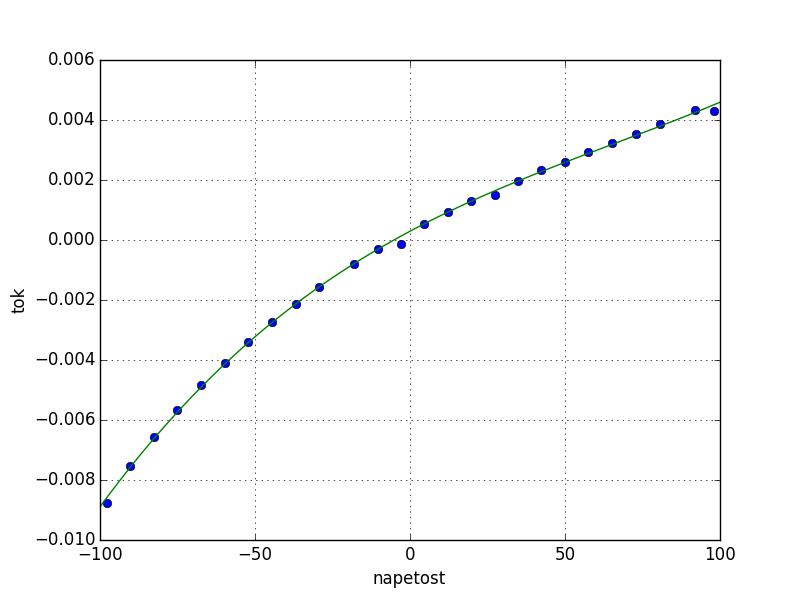

Write Python code to recreate this figure.
from scipy.optimize import curve_fit
import matplotlib.pyplot as plt
import numpy as np
import matplotlib.pyplot as plt2





f = open('korozija.txt', 'r',encoding='utf-8')
data_file=f.readlines()
x=[]
y=[]
i=0
for vrsta in data_file:
    # print(i)


    vrsta=vrsta.strip('\n')
    # print(vrsta)
    podatki=vrsta.split(' ')
    #print(podatki)
    x.append(float(podatki[0]))
    y.append(float(podatki[1]))
    i=i+1
print(x)
print(y)

# plt2.plot(x,y)
# plt.title('test')
# plt2.show()


def f(x, a,b,c,d):
    # x=x-d
    return a*x+b*x**2+c*x**3+d

def hi(x_data,y_data,f,a,b,c,d):
    vsota=0
    n=len(x_data)
    for i in range(n):
        vsota+=(y_data[i]-f(x_data[i],a,b,c,d))**2
    return vsota/(n+4)

def hi2(y_data,y_fit):
    n=len(y_data)
    vsota=0
    for i in range(n):
        vsota+=(y_data[i]-y_fit[i])**2
    return vsota/n
    
popt, pcov = curve_fit(f, x, y,p0=(0.001,30,20,-0.0001),maxfev=10000)
a=popt[0]
b=popt[1]
c=popt[2]
d=popt[3]

x1=np.arange(-100,100,0.1)
y1=f(x1,a,b,c,d)
print('hi kvadra',hi(x,y,f,a,b,c,d))
print('hi2 kvadra',hi2(y,y1))
print(popt,'\n a, b, c \n',np.sqrt(pcov))
plt.plot(x,y,'o')
plt.plot(x1,y1)
# plt.yscale('log')
plt.grid()
plt.xlabel('napetost')
plt.ylabel('tok')

plt.savefig('tretja_4.png')
plt.show()

A=a
B=b
C=c
U_a=(B/A-np.sqrt(6*C/A-(B/A)**2))**(-1)
U_b=(-B/A-np.sqrt(6*C/A-(B/A)**2))**(-1)
I0=a/np.sqrt(24*C/A-(2*B/A)**2)
print(U_a,U_b,I0,d)